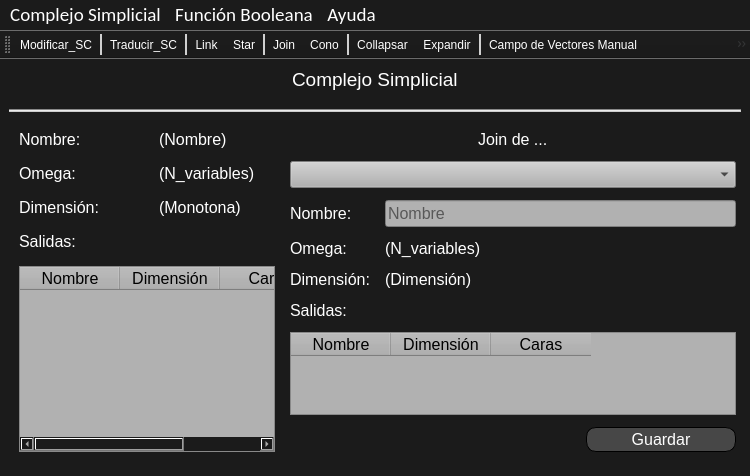
<?xml version="1.0" encoding="UTF-8"?>
<ui version="4.0">
 <class>TFG</class>
 <widget class="QMainWindow" name="TFG">
  <property name="geometry">
   <rect>
    <x>0</x>
    <y>0</y>
    <width>750</width>
    <height>476</height>
   </rect>
  </property>
  <property name="sizePolicy">
   <sizepolicy hsizetype="Preferred" vsizetype="Preferred">
    <horstretch>0</horstretch>
    <verstretch>0</verstretch>
   </sizepolicy>
  </property>
  <property name="font">
   <font>
    <family>Arial</family>
    <pointsize>20</pointsize>
   </font>
  </property>
  <property name="windowTitle">
   <string>TFG Pablo Ascorbe</string>
  </property>
  <property name="windowIcon">
   <iconset>
    <normaloff>../Recursos/icono.ico</normaloff>../Recursos/icono.ico</iconset>
  </property>
  <property name="styleSheet">
   <string notr="true">QWidget{
background-image: url(:/images/fondo.png);
background-color: rgb(27, 27, 27);
color: rgb(255, 255, 255);
}

QToolBar QToolButton{
color: rgb(255, 255, 255);
background-color:transparent;}

QToolBar QToolButton:hover{
	background-color: rgb(100, 100, 100);
}

QToolBar::separator{
	background-color: rgb(208, 208, 208);
	width: 2px;
}


QMenuBar::item:selected{
	background-color: rgb(100, 100, 100);
}

QMenu::item:selected{
	background-color: rgb(100, 100, 100);
}
</string>
  </property>
  <widget class="QWidget" name="centralwidget">
   <property name="enabled">
    <bool>true</bool>
   </property>
   <layout class="QGridLayout" name="gridLayout_2">
    <property name="sizeConstraint">
     <enum>QLayout::SetDefaultConstraint</enum>
    </property>
    <property name="horizontalSpacing">
     <number>11</number>
    </property>
    <property name="verticalSpacing">
     <number>18</number>
    </property>
    <item row="0" column="0" alignment="Qt::AlignHCenter">
     <widget class="QLabel" name="label_2">
      <property name="maximumSize">
       <size>
        <width>16777215</width>
        <height>30</height>
       </size>
      </property>
      <property name="font">
       <font>
        <pointsize>14</pointsize>
       </font>
      </property>
      <property name="text">
       <string>Complejo Simplicial</string>
      </property>
     </widget>
    </item>
    <item row="2" column="0">
     <layout class="QHBoxLayout" name="horizontalLayout" stretch="0,0">
      <item>
       <layout class="QGridLayout" name="gridLayout_fijo">
        <property name="leftMargin">
         <number>10</number>
        </property>
        <property name="rightMargin">
         <number>10</number>
        </property>
        <property name="bottomMargin">
         <number>15</number>
        </property>
        <property name="horizontalSpacing">
         <number>24</number>
        </property>
        <property name="verticalSpacing">
         <number>15</number>
        </property>
        <item row="0" column="1">
         <widget class="QLabel" name="label_nombre_sc">
          <property name="font">
           <font>
            <pointsize>12</pointsize>
           </font>
          </property>
          <property name="text">
           <string>(Nombre)</string>
          </property>
         </widget>
        </item>
        <item row="1" column="1">
         <widget class="QLabel" name="label_omega">
          <property name="font">
           <font>
            <pointsize>12</pointsize>
           </font>
          </property>
          <property name="text">
           <string>(N_variables)</string>
          </property>
         </widget>
        </item>
        <item row="3" column="0" colspan="2">
         <widget class="QLabel" name="label_3">
          <property name="font">
           <font>
            <pointsize>12</pointsize>
           </font>
          </property>
          <property name="text">
           <string>Salidas:</string>
          </property>
         </widget>
        </item>
        <item row="0" column="0">
         <widget class="QLabel" name="label">
          <property name="font">
           <font>
            <pointsize>12</pointsize>
           </font>
          </property>
          <property name="text">
           <string>Nombre:</string>
          </property>
         </widget>
        </item>
        <item row="1" column="0">
         <widget class="QLabel" name="label_4">
          <property name="font">
           <font>
            <pointsize>12</pointsize>
           </font>
          </property>
          <property name="text">
           <string>Omega:</string>
          </property>
         </widget>
        </item>
        <item row="2" column="1">
         <widget class="QLabel" name="label_dimension">
          <property name="font">
           <font>
            <pointsize>12</pointsize>
           </font>
          </property>
          <property name="text">
           <string>(Monotona)</string>
          </property>
         </widget>
        </item>
        <item row="2" column="0">
         <widget class="QLabel" name="label_5">
          <property name="font">
           <font>
            <pointsize>12</pointsize>
           </font>
          </property>
          <property name="text">
           <string>Dimensión:</string>
          </property>
         </widget>
        </item>
        <item row="4" column="0" colspan="2">
         <widget class="QTableWidget" name="tableWidget">
          <property name="styleSheet">
           <string notr="true">color: rgb(0, 0, 0);
background-color: rgb(177, 177, 177);</string>
          </property>
          <column>
           <property name="text">
            <string>Nombre</string>
           </property>
           <property name="font">
            <font>
             <pointsize>12</pointsize>
            </font>
           </property>
          </column>
          <column>
           <property name="text">
            <string>Dimensión</string>
           </property>
           <property name="font">
            <font>
             <pointsize>12</pointsize>
            </font>
           </property>
          </column>
          <column>
           <property name="text">
            <string>Caras</string>
           </property>
           <property name="font">
            <font>
             <pointsize>12</pointsize>
            </font>
           </property>
          </column>
         </widget>
        </item>
       </layout>
      </item>
      <item>
       <layout class="QGridLayout" name="gridLayout_dinamico">
        <property name="leftMargin">
         <number>5</number>
        </property>
        <property name="rightMargin">
         <number>5</number>
        </property>
        <property name="bottomMargin">
         <number>15</number>
        </property>
        <property name="horizontalSpacing">
         <number>15</number>
        </property>
        <property name="verticalSpacing">
         <number>12</number>
        </property>
        <item row="5" column="0" colspan="2">
         <widget class="QLabel" name="label_9">
          <property name="font">
           <font>
            <pointsize>12</pointsize>
           </font>
          </property>
          <property name="text">
           <string>Salidas:</string>
          </property>
         </widget>
        </item>
        <item row="4" column="1">
         <widget class="QLabel" name="label_dimension_join">
          <property name="font">
           <font>
            <pointsize>12</pointsize>
           </font>
          </property>
          <property name="text">
           <string>(Dimensión)</string>
          </property>
         </widget>
        </item>
        <item row="3" column="0">
         <widget class="QLabel" name="label_7">
          <property name="font">
           <font>
            <pointsize>12</pointsize>
           </font>
          </property>
          <property name="text">
           <string>Omega:</string>
          </property>
         </widget>
        </item>
        <item row="2" column="1">
         <widget class="QLineEdit" name="line_join_name">
          <property name="font">
           <font>
            <pointsize>12</pointsize>
           </font>
          </property>
          <property name="styleSheet">
           <string notr="true">color: rgb(0, 0, 0);
background-color: rgb(177, 177, 177);</string>
          </property>
          <property name="placeholderText">
           <string>Nombre</string>
          </property>
         </widget>
        </item>
        <item row="1" column="0" colspan="2">
         <widget class="QComboBox" name="combo_join">
          <property name="font">
           <font>
            <pointsize>12</pointsize>
           </font>
          </property>
          <property name="styleSheet">
           <string notr="true">color: rgb(0, 0, 0);
background-color: rgb(177, 177, 177);</string>
          </property>
         </widget>
        </item>
        <item row="4" column="0">
         <widget class="QLabel" name="label_8">
          <property name="font">
           <font>
            <pointsize>12</pointsize>
           </font>
          </property>
          <property name="text">
           <string>Dimensión:</string>
          </property>
         </widget>
        </item>
        <item row="3" column="1">
         <widget class="QLabel" name="label_omega_join">
          <property name="font">
           <font>
            <pointsize>12</pointsize>
           </font>
          </property>
          <property name="text">
           <string>(N_variables)</string>
          </property>
         </widget>
        </item>
        <item row="0" column="0" colspan="2" alignment="Qt::AlignHCenter">
         <widget class="QLabel" name="label_join">
          <property name="font">
           <font>
            <pointsize>12</pointsize>
           </font>
          </property>
          <property name="text">
           <string>Join de ...</string>
          </property>
         </widget>
        </item>
        <item row="2" column="0">
         <widget class="QLabel" name="label_6">
          <property name="font">
           <font>
            <pointsize>12</pointsize>
           </font>
          </property>
          <property name="text">
           <string>Nombre:</string>
          </property>
         </widget>
        </item>
        <item row="6" column="0" colspan="2">
         <widget class="QTableWidget" name="table_join">
          <property name="minimumSize">
           <size>
            <width>300</width>
            <height>0</height>
           </size>
          </property>
          <property name="styleSheet">
           <string notr="true">color: rgb(0, 0, 0);
background-color: rgb(177, 177, 177);</string>
          </property>
          <column>
           <property name="text">
            <string>Nombre</string>
           </property>
           <property name="font">
            <font>
             <pointsize>12</pointsize>
            </font>
           </property>
          </column>
          <column>
           <property name="text">
            <string>Dimensión</string>
           </property>
           <property name="font">
            <font>
             <pointsize>12</pointsize>
            </font>
           </property>
          </column>
          <column>
           <property name="text">
            <string>Caras</string>
           </property>
           <property name="font">
            <font>
             <pointsize>12</pointsize>
            </font>
           </property>
          </column>
         </widget>
        </item>
        <item row="7" column="1" alignment="Qt::AlignRight">
         <widget class="QPushButton" name="pushButton_Guardar">
          <property name="sizePolicy">
           <sizepolicy hsizetype="Expanding" vsizetype="Expanding">
            <horstretch>0</horstretch>
            <verstretch>100</verstretch>
           </sizepolicy>
          </property>
          <property name="minimumSize">
           <size>
            <width>150</width>
            <height>25</height>
           </size>
          </property>
          <property name="maximumSize">
           <size>
            <width>250</width>
            <height>25</height>
           </size>
          </property>
          <property name="font">
           <font>
            <pointsize>12</pointsize>
           </font>
          </property>
          <property name="styleSheet">
           <string notr="true">QPushButton{
color: rgb(255, 255, 255);
background-color: rgb(71, 71, 71);
border: 1px solid;
border-radius: 10px;}

QPushButton:hover{
	background-color: rgb(100, 100, 100);
}

</string>
          </property>
          <property name="text">
           <string>Guardar</string>
          </property>
          <property name="autoDefault">
           <bool>false</bool>
          </property>
          <property name="default">
           <bool>false</bool>
          </property>
          <property name="flat">
           <bool>false</bool>
          </property>
         </widget>
        </item>
       </layout>
      </item>
     </layout>
    </item>
    <item row="1" column="0">
     <widget class="Line" name="line">
      <property name="styleSheet">
       <string notr="true">background-color: rgb(204, 204, 204);</string>
      </property>
      <property name="orientation">
       <enum>Qt::Horizontal</enum>
      </property>
     </widget>
    </item>
   </layout>
  </widget>
  <widget class="QMenuBar" name="menubar">
   <property name="geometry">
    <rect>
     <x>0</x>
     <y>0</y>
     <width>750</width>
     <height>29</height>
    </rect>
   </property>
   <property name="font">
    <font>
     <family>Calibri</family>
     <pointsize>14</pointsize>
    </font>
   </property>
   <widget class="QMenu" name="menuComplejo_Simplicial">
    <property name="font">
     <font>
      <family>MS Shell Dlg 2</family>
      <pointsize>12</pointsize>
     </font>
    </property>
    <property name="title">
     <string>Complejo Simplicial</string>
    </property>
    <addaction name="actionNuevo_sc"/>
    <addaction name="actionCargar_sc"/>
    <addaction name="actionGuardar_sc"/>
    <addaction name="actionListar_sc"/>
   </widget>
   <widget class="QMenu" name="menuFunci_n_Booleana">
    <property name="font">
     <font>
      <family>MS Shell Dlg 2</family>
      <pointsize>12</pointsize>
     </font>
    </property>
    <property name="title">
     <string>Función Booleana</string>
    </property>
    <addaction name="actionNuevo_bf"/>
    <addaction name="actionCargar_bf"/>
    <addaction name="actionGuardar_bf"/>
    <addaction name="actionListar_bf"/>
   </widget>
   <widget class="QMenu" name="menuAyuda">
    <property name="font">
     <font>
      <family>MS Shell Dlg 2</family>
      <pointsize>12</pointsize>
     </font>
    </property>
    <property name="title">
     <string>Ayuda</string>
    </property>
    <addaction name="actionAyuda"/>
    <addaction name="separator"/>
    <addaction name="actionAcerca"/>
   </widget>
   <addaction name="menuComplejo_Simplicial"/>
   <addaction name="menuFunci_n_Booleana"/>
   <addaction name="menuAyuda"/>
  </widget>
  <widget class="QToolBar" name="toolBar">
   <property name="minimumSize">
    <size>
     <width>0</width>
     <height>0</height>
    </size>
   </property>
   <property name="windowTitle">
    <string>toolBar</string>
   </property>
   <property name="orientation">
    <enum>Qt::Horizontal</enum>
   </property>
   <property name="iconSize">
    <size>
     <width>32</width>
     <height>32</height>
    </size>
   </property>
   <property name="floatable">
    <bool>true</bool>
   </property>
   <attribute name="toolBarArea">
    <enum>TopToolBarArea</enum>
   </attribute>
   <attribute name="toolBarBreak">
    <bool>false</bool>
   </attribute>
   <addaction name="actionModificar_SC"/>
   <addaction name="separator"/>
   <addaction name="actionTraducir_SC"/>
   <addaction name="separator"/>
   <addaction name="actionLink"/>
   <addaction name="actionStar"/>
   <addaction name="separator"/>
   <addaction name="actionJoin"/>
   <addaction name="actionCono"/>
   <addaction name="separator"/>
   <addaction name="actionCollapsar"/>
   <addaction name="actionExpandir"/>
   <addaction name="separator"/>
   <addaction name="actionCampo_de_Vectores_Manual"/>
   <addaction name="actionCampo_de_Vectors_autom_tico"/>
  </widget>
  <action name="actionNuevo_sc">
   <property name="text">
    <string>Nuevo</string>
   </property>
   <property name="shortcut">
    <string>Ctrl+N</string>
   </property>
  </action>
  <action name="actionCargar_sc">
   <property name="text">
    <string>Cargar</string>
   </property>
  </action>
  <action name="actionGuardar_sc">
   <property name="text">
    <string>Guardar</string>
   </property>
  </action>
  <action name="actionListar_sc">
   <property name="text">
    <string>Listar</string>
   </property>
  </action>
  <action name="actionNuevo_bf">
   <property name="text">
    <string>Nuevo</string>
   </property>
  </action>
  <action name="actionCargar_bf">
   <property name="text">
    <string>Cargar</string>
   </property>
  </action>
  <action name="actionGuardar_bf">
   <property name="text">
    <string>Guardar</string>
   </property>
  </action>
  <action name="actionListar_bf">
   <property name="text">
    <string>Listar</string>
   </property>
  </action>
  <action name="actionAyuda">
   <property name="text">
    <string>Ayuda de TFG Pablo Ascorbe</string>
   </property>
  </action>
  <action name="actionAcerca">
   <property name="text">
    <string>Acerca de la aplicación</string>
   </property>
  </action>
  <action name="actionModificar_SC">
   <property name="icon">
    <iconset resource="../Recursos/resources.qrc">
     <normaloff>:/images/edit.ico</normaloff>:/images/edit.ico</iconset>
   </property>
   <property name="text">
    <string>Modificar_SC</string>
   </property>
   <property name="toolTip">
    <string>Modificar el Complejo Simplicial</string>
   </property>
   <property name="shortcut">
    <string>Ctrl+1</string>
   </property>
  </action>
  <action name="actionTraducir_SC">
   <property name="icon">
    <iconset resource="../Recursos/resources.qrc">
     <normaloff>:/images/translation_sc_to_bf.ico</normaloff>:/images/translation_sc_to_bf.ico</iconset>
   </property>
   <property name="text">
    <string>Traducir_SC</string>
   </property>
   <property name="toolTip">
    <string>Traducir el complejo simplicial a una función booleana</string>
   </property>
  </action>
  <action name="actionLink">
   <property name="icon">
    <iconset resource="../Recursos/resources.qrc">
     <normaloff>:/images/link.ico</normaloff>:/images/link.ico</iconset>
   </property>
   <property name="text">
    <string>Link</string>
   </property>
   <property name="toolTip">
    <string>Calcular Link para un símplice</string>
   </property>
  </action>
  <action name="actionStar">
   <property name="icon">
    <iconset resource="../Recursos/resources.qrc">
     <normaloff>:/images/star.ico</normaloff>:/images/star.ico</iconset>
   </property>
   <property name="text">
    <string>Star</string>
   </property>
   <property name="toolTip">
    <string>Calcular Star para un símplice</string>
   </property>
  </action>
  <action name="actionJoin">
   <property name="icon">
    <iconset resource="../Recursos/resources.qrc">
     <normaloff>:/images/join.ico</normaloff>:/images/join.ico</iconset>
   </property>
   <property name="text">
    <string>Join</string>
   </property>
   <property name="toolTip">
    <string>Calcular el Join del complejo simplicial con otro a seleccionar</string>
   </property>
  </action>
  <action name="actionCono">
   <property name="icon">
    <iconset resource="../Recursos/resources.qrc">
     <normaloff>:/images/cone.ico</normaloff>:/images/cone.ico</iconset>
   </property>
   <property name="text">
    <string>Cono</string>
   </property>
   <property name="toolTip">
    <string>Calcular el cono del Complejo Simplicial</string>
   </property>
  </action>
  <action name="actionCollapsar">
   <property name="icon">
    <iconset resource="../Recursos/resources.qrc">
     <normaloff>:/images/collapse.ico</normaloff>:/images/collapse.ico</iconset>
   </property>
   <property name="text">
    <string>Collapsar</string>
   </property>
   <property name="toolTip">
    <string>Collapsar el Complejo Simplicial</string>
   </property>
  </action>
  <action name="actionExpandir">
   <property name="icon">
    <iconset resource="../Recursos/resources.qrc">
     <normaloff>:/images/expand.ico</normaloff>:/images/expand.ico</iconset>
   </property>
   <property name="text">
    <string>Expandir</string>
   </property>
   <property name="toolTip">
    <string>Expandir el Complejo Simplicial</string>
   </property>
  </action>
  <action name="actionCampo_de_Vectores_Manual">
   <property name="icon">
    <iconset resource="../Recursos/resources.qrc">
     <normaloff>:/images/manual_vf.ico</normaloff>:/images/manual_vf.ico</iconset>
   </property>
   <property name="text">
    <string>Campo de Vectores Manual</string>
   </property>
   <property name="toolTip">
    <string>Calcular un campo de vectores manualmente</string>
   </property>
  </action>
  <action name="actionCampo_de_Vectors_autom_tico">
   <property name="icon">
    <iconset resource="../Recursos/resources.qrc">
     <normaloff>:/images/auto_vf.ico</normaloff>:/images/auto_vf.ico</iconset>
   </property>
   <property name="text">
    <string>Campo de Vectors automático</string>
   </property>
   <property name="toolTip">
    <string>Calcular un campo de vectores automáticamente</string>
   </property>
  </action>
 </widget>
 <resources>
  <include location="../Recursos/resources.qrc"/>
 </resources>
 <connections/>
</ui>
